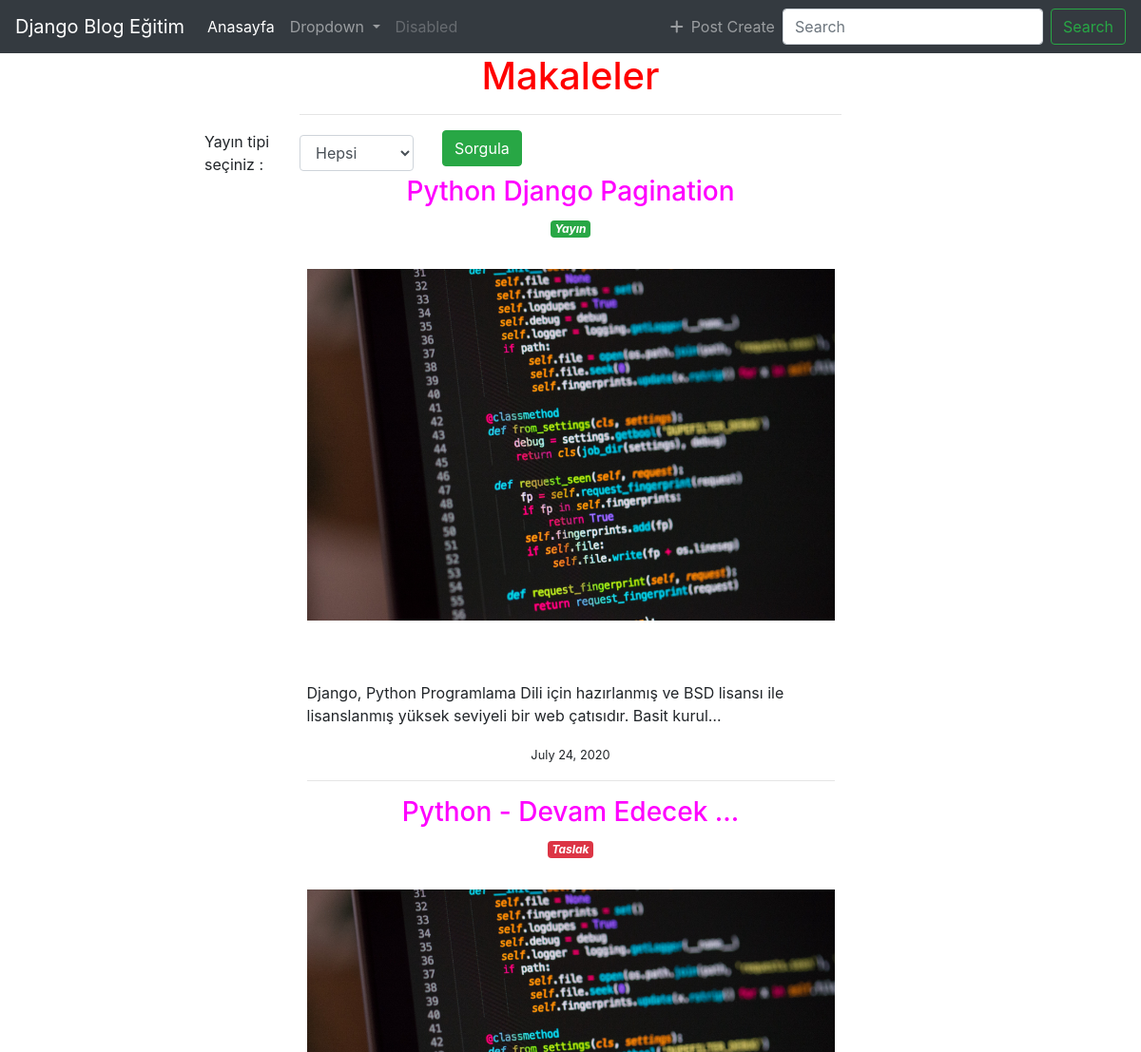
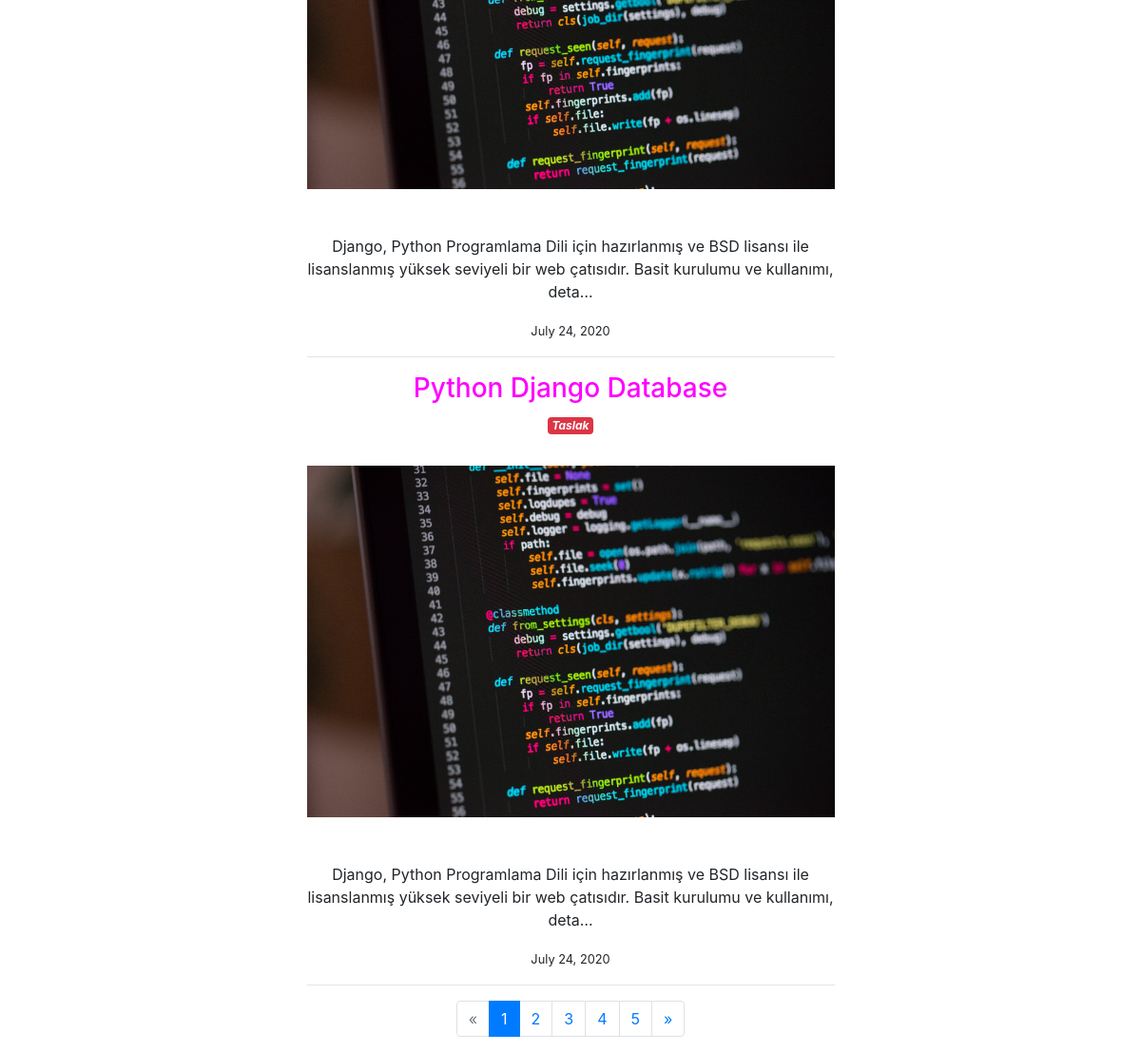
/posts/, run on the app's committed database (2 pictures, top to bottom).
### blog/models.py (models this page shows, shortened)
class makale(models.Model):
    PUBLISH_CHOICE = (('hepsi', 'Hepsi'), ('yayin', 'Yayın'), ('taslak', 'Taslak'))
    title = models.CharField(max_length=50, verbose_name="Başlık giriniz :", help_text="Makalenizin başlığını yazınız.", blank=False, null=True)
    file = models.FileField(default='default/default.jpg', verbose_name='Medya Dosyası', upload_to=upload_to, null=True, help_text='Medya dosyanızı ekleyiniz.', blank=True)
    content = RichTextField(max_length=5000, verbose_name="İçerik giriniz :", help_text="Makalenizin içeriğini yazınız.", blank=False, null=True)
    created_date = models.DateField(auto_now_add=True)
    kategori = models.ManyToManyField(to=kategori,blank=True, null=True) #manytomany bağlantısı kurulacak ilişki
    yayin_tipi = models.CharField(choices=PUBLISH_CHOICE, max_length=6, default='yayin')
    slug = models.SlugField(null=True, unique=True, editable=False)
    unique_id = models.CharField(max_length=100, editable=False, null=True)
    def get_yayin_tipi(self):
        if self.yayin_tipi == 'yayin': #makalenin yayin tipi yayin ise
            return '<span class="badge badge-success">{0}</span>'.format(self.get_yayin_tipi_display()) #ilgili alana bunu
        return '<span class="badge badge-danger">{0}</span>'.format(self.get_yayin_tipi_display()) #değil ise bunu
    def get_file(self):
        if self.file:
            return self.file.url
        else:
            return '/media/default/default.jpg'

### blog/views.py (the view, shortened to what this page needs)
# urls.py: path('', post_list, name='post-list'),
def post_list(request):
    posts = makale.objects.all().order_by('-created_date')  # bütün makaleleri posts değişkeninde tutar ve oluşturulma tarihine göre sıralar
    page = request.GET.get('page', 1) #default sayfa sayısı 1 olarak verildi ve bir değişkene atandı
    keyword = request.GET.get('keyword')
    form = PostSorgu(data=request.GET or None)
    paginator = Paginator(posts, 3) #sorgulardan çıktıktan sonra bir sayfada 3 post olacak şekilde belirlendi
    try:
        posts = paginator.page(page) #postlar paginator ile basıldı
    except EmptyPage:
        posts = paginator.page(paginator.num_pages)
    except PageNotAnInteger:
        posts = paginator.page(1)
    return render(request, 'blog/post-list.html', context={'posts': posts, 'form': form}) #post-list.html'i render eder ve postları yansıtır

### blog/forms.py
class PostSorgu(forms.Form):
    taslak_sorgu = forms.ChoiceField(required=False, label='Yayın tipi seçiniz :', widget=forms.Select(attrs={'class': 'form-control', 'placeholder': 'Aramak için buraya tıklayınız.'}), choices=makale.PUBLISH_CHOICE)

### templates/blog/post-list.html (shortened to what this page needs)
{% extends 'base.html' %}
{% block content %}
<div class="row">
    <div class="col-lg-6 offset-lg-3">
        <h1 class="text-center">Makaleler</h1>
        <hr>
    </div>
</div>
<div class="row">
    <div class="col-lg-6 offset-lg-2">
        {% for field in form %}
        <form action="{% url 'post-list' %}">
            <div class="row">
                <div class="col-lg-2 d-flex align-self-center justify-content-end">
                    {{ field.label }}
                </div>
                <div class="col-lg-3 align-self-center">
                    {{ field }}
                </div>
                {% endfor %}
                <div class="col-lg-1">
                    <input type="submit" value="Sorgula" class="btn btn-success">
                </div>
            </div>
        </form>
    </div>
</div>
<div class="row">
    <div class="col-lg-12">
        {% for makale in posts %}
        <div class="col-lg-6 offset-lg-3">
            <a href="{% url 'detail' makale.slug %}" class="text-center"><h3>{{ makale.title }}</h3></a>
            <p class="text-center"><i>{{ makale.get_yayin_tipi|safe }}</i></p>
        </div>
        {% if makale.get_file %}
        <div class="col-lg-6 offset-lg-3 text-center">
            <img src="{{ makale.get_file }}" class="mt-3 mb-5 img-fluid max-width:10%" alt="">
        </div>
        {% endif %}
        <div class="col-lg-6 offset-lg-3">
            <p class="text-center">{{ makale.content|safe|truncatechars:150 }}</p>
            <p class="text-center"><small>{{ makale.created_date}}</small></p>
            <hr>
        </div>
        {% empty %}
        <div class="col-lg-6 offset-lg-3">
            <p class="mt-5 text-center lead">Aradığınız kriterlerde bir makale bulunamadı.</p>
        </div>
        {% endfor %}
    </div>
</div
<div class="row">
    <div class="col-lg-6 offset-lg-3">
        {% if posts.has_other_pages %}
            <ul class="pagination justify-content-center">
                {% if posts.has_previous %}
                    <li class="page-item"><a class="page-link" href="?page={{ posts.previous_page_number }} {% if request.GET.keyword %}&keyword={{ request.GET.keyword }} {% endif %}">&laquo;</a></li>
                {% else %}
                    <li class="page-item disabled"><a href="#" class="page-link"><span>&laquo;</span></a></li>
                {% endif %}
                {% for i in posts.paginator.page_range %}
                    {% if posts.number == i %}
                        <li class="page-item active"><a href="?page={{ i }}" class="page-link">{{ i }}</a></li>
                    {% else %}
                        <li class="page-item"><a class="page-link" href="?page={{ i }} {% if request.GET.keyword %}&keyword={{ request.GET.keyword }} {% endif %}">{{ i }}</a></li>
                    {% endif %}
                {% endfor %}
                {% if posts.has_next %}
                    <li class="page-item"><a class="page-link" href="?page={{ posts.next_page_number }} {% if request.GET.keyword %}&keyword={{ request.GET.keyword }} {% endif %}">&raquo;</a></li>
                {% else %}
                    <li class="page-item disabled"><a class="page-link" href="#">&raquo;</a></li>
                {% endif %}
            </ul>
        {% endif %}
    </div>
</div>
{% endblock %}

### templates/base.html (shortened to what this page needs)
<!DOCTYPE html>
{% load static %}
<html lang="en">
<head>
    <link rel="stylesheet" href="{% static 'css/base.css' %}">
    <link rel="stylesheet" href="{% static 'css/bootstrap.min.css' %}">
    <link rel="stylesheet" href="{% static 'css/bootstrap-grid.min.css' %}">
    <link rel="stylesheet" href="{% static 'css/bootstrap-reboot.min.css' %}">
</head>
<body>
    {% include 'partials/navbar.html' %}
<div class="container-fluid">
    {% block content %}
    {% endblock %}
</body>
</html>

### templates/partials/navbar.html (shortened to what this page needs)
<nav class="navbar navbar-expand-lg navbar-dark bg-dark">
  <a class="navbar-brand" href="#">Django Blog Eğitim</a>
  <div class="collapse navbar-collapse" id="navbarSupportedContent">
    <ul class="navbar-nav mr-auto">
      <li class="nav-item active">
        <a class="nav-link" href="{% url 'post-list' %}">Anasayfa<span class="sr-only">(current)</span></a>
      </li>
      <li class="nav-item dropdown">
        <a class="nav-link dropdown-toggle" href="#" id="navbarDropdown" role="button" data-toggle="dropdown" aria-haspopup="true" aria-expanded="false">
          Dropdown
        </a>
      </li>
      <li class="nav-item">
        <a class="nav-link disabled" href="#" tabindex="-1" aria-disabled="true">Disabled</a>
      </li>
    </ul>
    <form class="form-inline my-2 my-lg-0">
        <ul class="navbar-nav mr-auto">
            <li class="nav-item">
                <a class="nav-link" href="{% url 'create' %}"><i class="fas fa-plus pr-2"></i>Post Create</a>
          </li>
        </ul>
        <input class="form-control mr-sm-2" type="text" name="keyword" placeholder="Search" aria-label="Search">
        <button class="btn btn-outline-success my-2 my-sm-0" type="submit">Search</button>
    </form>
  </div>
</nav>

### static-root/css/base.css (style rules this page uses)
h1 { color: red; }
h3 { color: magenta; }

### data on the page
makale: title "Python Django Pagination", get_yayin_tipi "Yayın", get_file (placeholder picture), content "Django, Python Programlama Dili için hazırlanmış ve BSD lisansı ile lisanslanmış yüksek seviyeli bir web çatısıdır. Basit kurul…", created_date "July 24, 2020"
makale: title "Python - Devam Edecek ...", get_yayin_tipi "Taslak", get_file (placeholder picture), content "Django, Python Programlama Dili için hazırlanmış ve BSD lisansı ile lisanslanmış yüksek seviyeli bir web çatısıdır. Basit kurulumu ve kullanımı, deta…", created_date "July 24, 2020"
makale: title "Python Django Database", get_yayin_tipi "Taslak", get_file (placeholder picture), content "Django, Python Programlama Dili için hazırlanmış ve BSD lisansı ile lisanslanmış yüksek seviyeli bir web çatısıdır. Basit kurulumu ve kullanımı, deta…", created_date "July 24, 2020"

### other printed values
{{ field.label }} "Yayın tipi seçiniz :"
{{ i }} "1"
{{ i }} "2" "3" "4" "5"
